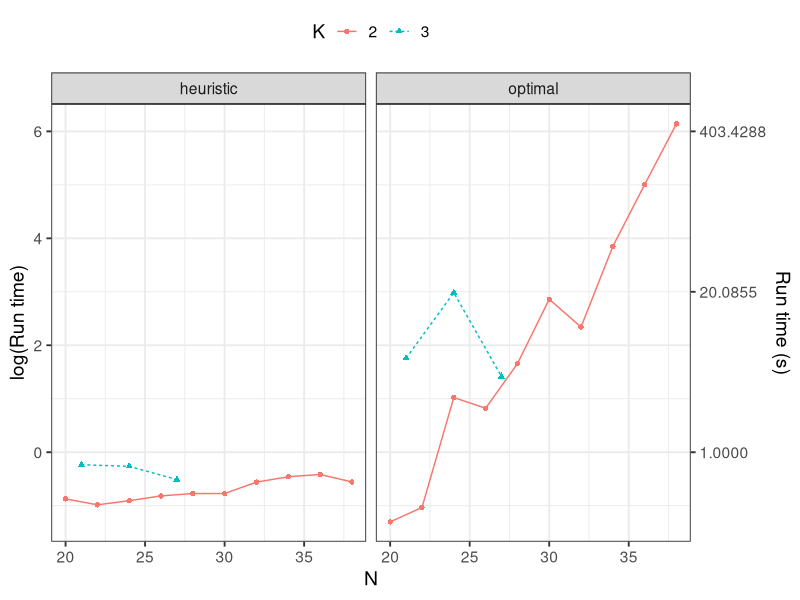

Reproduce this figure in R.

library(dplyr)
library(tidyr)
library(ggplot2)

ti <- read.csv("results_runningtime.csv", sep = ";")
mean(ti$diversity_heuristic == ti$diversity_optimal, na.rm = TRUE)
ti$ID <- 1:nrow(ti)

dfl <- ti |> 
  select(ID, N, K, time_heuristic, time_optimal, time_limit_exceeded) |> 
  pivot_longer(
    cols = c(time_heuristic, time_optimal),
    names_to = "Algorithm", 
    values_to = "Runtime",
    names_prefix = "time_")

dfl$K <- factor(dfl$K)
df <- dfl |> 
  filter(!time_limit_exceeded) |> 
  group_by(N, K, Algorithm) |> 
  summarise(runtime = mean(Runtime))

df |> 
  group_by(K, Algorithm) |> 
  summarise(max_mean_runtime = max(runtime), N_max = max(N)) |> 
  arrange(desc(Algorithm), K)

options(scipen = 999, digits = 2)
df |>
  ggplot(aes(x = N, y = log(runtime))) +
  geom_point(aes(color = K, shape = K)) +
  geom_line(aes(linetype = K, color = K)) +
  theme_bw(base_size = 14) +
  facet_grid(cols = vars(Algorithm), scales = "free") +
  ylab("log(Run time)") + 
  theme(legend.position = "top")+ 
  scale_y_continuous(
    sec.axis = sec_axis(transform = ~ exp(.x),
                        name = "Run time (s)", 
                        breaks = exp(c(-6, -3, 0, 3, 6)))
  ) 
